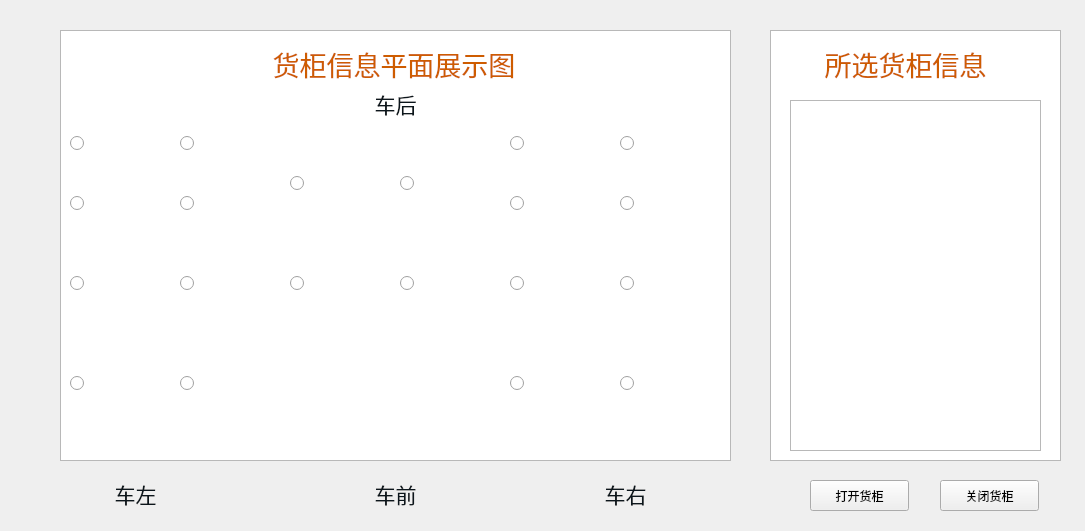
<?xml version="1.0" encoding="UTF-8"?>
<ui version="4.0">
 <class>BoxInfoWidget</class>
 <widget class="QWidget" name="BoxInfoWidget">
  <property name="geometry">
   <rect>
    <x>0</x>
    <y>0</y>
    <width>1085</width>
    <height>531</height>
   </rect>
  </property>
  <property name="windowTitle">
   <string>Form</string>
  </property>
  <widget class="QTextBrowser" name="textBrowser">
   <property name="geometry">
    <rect>
     <x>790</x>
     <y>100</y>
     <width>251</width>
     <height>351</height>
    </rect>
   </property>
  </widget>
  <widget class="QPushButton" name="pushButton_openBox">
   <property name="geometry">
    <rect>
     <x>810</x>
     <y>480</y>
     <width>99</width>
     <height>31</height>
    </rect>
   </property>
   <property name="text">
    <string>打开货柜</string>
   </property>
  </widget>
  <widget class="QPushButton" name="pushButton_closeBox">
   <property name="geometry">
    <rect>
     <x>940</x>
     <y>480</y>
     <width>99</width>
     <height>31</height>
    </rect>
   </property>
   <property name="text">
    <string>关闭货柜</string>
   </property>
  </widget>
  <widget class="QLabel" name="label_13">
   <property name="geometry">
    <rect>
     <x>250</x>
     <y>40</y>
     <width>288</width>
     <height>49</height>
    </rect>
   </property>
   <property name="text">
    <string>&lt;!DOCTYPE HTML PUBLIC &quot;-//W3C//DTD HTML 4.0//EN&quot; &quot;http://www.w3.org/TR/REC-html40/strict.dtd&quot;&gt;
&lt;html&gt;&lt;head&gt;&lt;meta name=&quot;qrichtext&quot; content=&quot;1&quot; /&gt;&lt;style type=&quot;text/css&quot;&gt;
p, li { white-space: pre-wrap; }
&lt;/style&gt;&lt;/head&gt;&lt;body style=&quot; font-family:'Ubuntu'; font-size:11pt; font-weight:400; font-style:normal;&quot;&gt;
&lt;p align=&quot;center&quot; style=&quot; margin-top:12px; margin-bottom:12px; margin-left:0px; margin-right:0px; -qt-block-indent:0; text-indent:0px;&quot;&gt;&lt;span style=&quot; font-size:20pt; color:#ce5c00;&quot;&gt;货柜信息平面展示图&lt;/span&gt;&lt;/p&gt;&lt;/body&gt;&lt;/html&gt;</string>
   </property>
  </widget>
  <widget class="QLabel" name="label_14">
   <property name="geometry">
    <rect>
     <x>810</x>
     <y>40</y>
     <width>191</width>
     <height>49</height>
    </rect>
   </property>
   <property name="text">
    <string>&lt;!DOCTYPE HTML PUBLIC &quot;-//W3C//DTD HTML 4.0//EN&quot; &quot;http://www.w3.org/TR/REC-html40/strict.dtd&quot;&gt;
&lt;html&gt;&lt;head&gt;&lt;meta name=&quot;qrichtext&quot; content=&quot;1&quot; /&gt;&lt;style type=&quot;text/css&quot;&gt;
p, li { white-space: pre-wrap; }
&lt;/style&gt;&lt;/head&gt;&lt;body style=&quot; font-family:'Ubuntu'; font-size:11pt; font-weight:400; font-style:normal;&quot;&gt;
&lt;p align=&quot;center&quot; style=&quot; margin-top:12px; margin-bottom:12px; margin-left:0px; margin-right:0px; -qt-block-indent:0; text-indent:0px;&quot;&gt;&lt;span style=&quot; font-size:20pt; color:#ce5c00;&quot;&gt;所选货柜信息&lt;/span&gt;&lt;/p&gt;&lt;/body&gt;&lt;/html&gt;</string>
   </property>
  </widget>
  <widget class="QLabel" name="label_15">
   <property name="geometry">
    <rect>
     <x>570</x>
     <y>470</y>
     <width>111</width>
     <height>49</height>
    </rect>
   </property>
   <property name="text">
    <string>&lt;!DOCTYPE HTML PUBLIC &quot;-//W3C//DTD HTML 4.0//EN&quot; &quot;http://www.w3.org/TR/REC-html40/strict.dtd&quot;&gt;
&lt;html&gt;&lt;head&gt;&lt;meta name=&quot;qrichtext&quot; content=&quot;1&quot; /&gt;&lt;style type=&quot;text/css&quot;&gt;
p, li { white-space: pre-wrap; }
&lt;/style&gt;&lt;/head&gt;&lt;body style=&quot; font-family:'Ubuntu'; font-size:11pt; font-weight:400; font-style:normal;&quot;&gt;
&lt;p align=&quot;center&quot; style=&quot; margin-top:12px; margin-bottom:12px; margin-left:0px; margin-right:0px; -qt-block-indent:0; text-indent:0px;&quot;&gt;&lt;span style=&quot; font-size:16pt; color:#0c161c;&quot;&gt;车右&lt;/span&gt;&lt;/p&gt;&lt;/body&gt;&lt;/html&gt;</string>
   </property>
  </widget>
  <widget class="QLabel" name="label_16">
   <property name="geometry">
    <rect>
     <x>340</x>
     <y>470</y>
     <width>111</width>
     <height>49</height>
    </rect>
   </property>
   <property name="text">
    <string>&lt;!DOCTYPE HTML PUBLIC &quot;-//W3C//DTD HTML 4.0//EN&quot; &quot;http://www.w3.org/TR/REC-html40/strict.dtd&quot;&gt;
&lt;html&gt;&lt;head&gt;&lt;meta name=&quot;qrichtext&quot; content=&quot;1&quot; /&gt;&lt;style type=&quot;text/css&quot;&gt;
p, li { white-space: pre-wrap; }
&lt;/style&gt;&lt;/head&gt;&lt;body style=&quot; font-family:'Ubuntu'; font-size:11pt; font-weight:400; font-style:normal;&quot;&gt;
&lt;p align=&quot;center&quot; style=&quot; margin-top:12px; margin-bottom:12px; margin-left:0px; margin-right:0px; -qt-block-indent:0; text-indent:0px;&quot;&gt;&lt;span style=&quot; font-size:16pt; color:#0c161c;&quot;&gt;车前&lt;/span&gt;&lt;/p&gt;&lt;/body&gt;&lt;/html&gt;</string>
   </property>
  </widget>
  <widget class="QLabel" name="label_17">
   <property name="geometry">
    <rect>
     <x>80</x>
     <y>470</y>
     <width>111</width>
     <height>49</height>
    </rect>
   </property>
   <property name="text">
    <string>&lt;!DOCTYPE HTML PUBLIC &quot;-//W3C//DTD HTML 4.0//EN&quot; &quot;http://www.w3.org/TR/REC-html40/strict.dtd&quot;&gt;
&lt;html&gt;&lt;head&gt;&lt;meta name=&quot;qrichtext&quot; content=&quot;1&quot; /&gt;&lt;style type=&quot;text/css&quot;&gt;
p, li { white-space: pre-wrap; }
&lt;/style&gt;&lt;/head&gt;&lt;body style=&quot; font-family:'Ubuntu'; font-size:11pt; font-weight:400; font-style:normal;&quot;&gt;
&lt;p align=&quot;center&quot; style=&quot; margin-top:12px; margin-bottom:12px; margin-left:0px; margin-right:0px; -qt-block-indent:0; text-indent:0px;&quot;&gt;&lt;span style=&quot; font-size:16pt; color:#0c161c;&quot;&gt;车左&lt;/span&gt;&lt;/p&gt;&lt;/body&gt;&lt;/html&gt;</string>
   </property>
  </widget>
  <widget class="QLabel" name="label_18">
   <property name="geometry">
    <rect>
     <x>340</x>
     <y>80</y>
     <width>111</width>
     <height>49</height>
    </rect>
   </property>
   <property name="text">
    <string>&lt;!DOCTYPE HTML PUBLIC &quot;-//W3C//DTD HTML 4.0//EN&quot; &quot;http://www.w3.org/TR/REC-html40/strict.dtd&quot;&gt;
&lt;html&gt;&lt;head&gt;&lt;meta name=&quot;qrichtext&quot; content=&quot;1&quot; /&gt;&lt;style type=&quot;text/css&quot;&gt;
p, li { white-space: pre-wrap; }
&lt;/style&gt;&lt;/head&gt;&lt;body style=&quot; font-family:'Ubuntu'; font-size:11pt; font-weight:400; font-style:normal;&quot;&gt;
&lt;p align=&quot;center&quot; style=&quot; margin-top:12px; margin-bottom:12px; margin-left:0px; margin-right:0px; -qt-block-indent:0; text-indent:0px;&quot;&gt;&lt;span style=&quot; font-size:16pt; color:#0c161c;&quot;&gt;车后&lt;/span&gt;&lt;/p&gt;&lt;/body&gt;&lt;/html&gt;</string>
   </property>
  </widget>
  <widget class="QGraphicsView" name="graphicsView">
   <property name="geometry">
    <rect>
     <x>60</x>
     <y>30</y>
     <width>671</width>
     <height>431</height>
    </rect>
   </property>
  </widget>
  <widget class="QRadioButton" name="radioButton_17">
   <property name="geometry">
    <rect>
     <x>620</x>
     <y>120</y>
     <width>96</width>
     <height>47</height>
    </rect>
   </property>
   <property name="styleSheet">
    <string notr="true">QRadioButton：
QRadioButton::indicator 
{
    width: 13px;
    height: 13px;
}
QRadioButton::indicator::unchecked 
{  
    image: url(:/images/B2_6.png);
}
  
QRadioButton::indicator:unchecked:hover 
{   
    image: url(:/images/B2_5.png);
}
  
QRadioButton::indicator:unchecked:pressed 
{  
    image: url(:/images/B2_4.png);
}
  
QRadioButton::indicator::checked 
{   
    image: url(:/images/B2_4.png);
}
QRadioButton::indicator:checked:hover 
{  
    image: url(:/images/B2_4.png);
}
  
QRadioButton::indicator:checked:pressed 
{ 
    image: url(:/images/B2_6.png);
}
QRadioButton:pressed
{ padding-left:2px;
  padding-top:2px;}</string>
   </property>
   <property name="text">
    <string/>
   </property>
  </widget>
  <widget class="QRadioButton" name="radioButton_10">
   <property name="geometry">
    <rect>
     <x>290</x>
     <y>240</y>
     <width>97</width>
     <height>86</height>
    </rect>
   </property>
   <property name="styleSheet">
    <string notr="true">QRadioButton：
QRadioButton::indicator 
{
    width: 13px;
    height: 13px;
}
QRadioButton::indicator::unchecked 
{  
    image: url(:/images/C3_3.png);
}
  
QRadioButton::indicator:unchecked:hover 
{   
    image: url(:/images/C3_2.png);
}
  
QRadioButton::indicator:unchecked:pressed 
{  
    image: url(:/images/C3_1.png);
}
  
QRadioButton::indicator::checked 
{   
    image: url(:/images/C3_1.png);
}
QRadioButton::indicator:checked:hover 
{  
    image: url(:/images/C3_1.png);
}
  
QRadioButton::indicator:checked:pressed 
{ 
    image: url(:/images/C3_3.png);
}
QRadioButton:pressed
{ padding-left:2px;
  padding-top:2px;}</string>
   </property>
   <property name="text">
    <string/>
   </property>
  </widget>
  <widget class="QRadioButton" name="radioButton_16">
   <property name="geometry">
    <rect>
     <x>510</x>
     <y>340</y>
     <width>97</width>
     <height>87</height>
    </rect>
   </property>
   <property name="styleSheet">
    <string notr="true">QRadioButton：
QRadioButton::indicator 
{
    width: 13px;
    height: 13px;
}
QRadioButton::indicator::unchecked 
{  
    image: url(:/images/B7_3.png);
}
  
QRadioButton::indicator:unchecked:hover 
{   
    image: url(:/images/B7_2.png);
}
  
QRadioButton::indicator:unchecked:pressed 
{  
    image: url(:/images/B7_1.png);
}
  
QRadioButton::indicator::checked 
{   
    image: url(:/images/B7_1.png);
}
QRadioButton::indicator:checked:hover 
{  
    image: url(:/images/B7_1.png);
}
  
QRadioButton::indicator:checked:pressed 
{ 
    image: url(:/images/B7_3.png);
}
QRadioButton:pressed
{ padding-left:2px;
  padding-top:2px;}</string>
   </property>
   <property name="text">
    <string/>
   </property>
  </widget>
  <widget class="QRadioButton" name="radioButton_15">
   <property name="geometry">
    <rect>
     <x>510</x>
     <y>240</y>
     <width>97</width>
     <height>87</height>
    </rect>
   </property>
   <property name="styleSheet">
    <string notr="true">QRadioButton：
QRadioButton::indicator 
{
    width: 13px;
    height: 13px;
}
QRadioButton::indicator::unchecked 
{  
    image: url(:/images/B5_3.png);
}
  
QRadioButton::indicator:unchecked:hover 
{   
    image: url(:/images/B5_2.png);
}
  
QRadioButton::indicator:unchecked:pressed 
{  
    image: url(:/images/B5_1.png);
}
  
QRadioButton::indicator::checked 
{   
    image: url(:/images/B5_1.png);
}
QRadioButton::indicator:checked:hover 
{  
    image: url(:/images/B5_1.png);
}
  
QRadioButton::indicator:checked:pressed 
{ 
    image: url(:/images/B5_3.png);
}
QRadioButton:pressed
{ padding-left:2px;
  padding-top:2px;}</string>
   </property>
   <property name="text">
    <string/>
   </property>
  </widget>
  <widget class="QRadioButton" name="radioButton_14">
   <property name="geometry">
    <rect>
     <x>510</x>
     <y>180</y>
     <width>97</width>
     <height>47</height>
    </rect>
   </property>
   <property name="styleSheet">
    <string notr="true">QRadioButton：
QRadioButton::indicator 
{
    width: 13px;
    height: 13px;
}
QRadioButton::indicator::unchecked 
{  
    image: url(:/images/B3_6.png);
}
  
QRadioButton::indicator:unchecked:hover 
{   
    image: url(:/images/B3_5.png);
}
  
QRadioButton::indicator:unchecked:pressed 
{  
    image: url(:/images/B3_4.png);
}
  
QRadioButton::indicator::checked 
{   
    image: url(:/images/B3_4.png);
}
QRadioButton::indicator:checked:hover 
{  
    image: url(:/images/B3_4.png);
}
  
QRadioButton::indicator:checked:pressed 
{ 
    image: url(:/images/B3_6.png);
}
QRadioButton:pressed
{ padding-left:2px;
  padding-top:2px;}</string>
   </property>
   <property name="text">
    <string/>
   </property>
  </widget>
  <widget class="QRadioButton" name="radioButton_13">
   <property name="geometry">
    <rect>
     <x>510</x>
     <y>120</y>
     <width>97</width>
     <height>47</height>
    </rect>
   </property>
   <property name="styleSheet">
    <string notr="true">QRadioButton：
QRadioButton::indicator 
{
    width: 13px;
    height: 13px;
}
QRadioButton::indicator::unchecked 
{  
    image: url(:/images/B1_6.png);
}
  
QRadioButton::indicator:unchecked:hover 
{   
    image: url(:/images/B1_5.png);
}
  
QRadioButton::indicator:unchecked:pressed 
{  
    image: url(:/images/B1_4.png);
}
  
QRadioButton::indicator::checked 
{   
    image: url(:/images/B1_4.png);
}
QRadioButton::indicator:checked:hover 
{  
    image: url(:/images/B1_4.png);
}
  
QRadioButton::indicator:checked:pressed 
{ 
    image: url(:/images/B1_6.png);
}
QRadioButton:pressed
{ padding-left:2px;
  padding-top:2px;}</string>
   </property>
   <property name="text">
    <string/>
   </property>
  </widget>
  <widget class="QRadioButton" name="radioButton_4">
   <property name="geometry">
    <rect>
     <x>70</x>
     <y>340</y>
     <width>97</width>
     <height>87</height>
    </rect>
   </property>
   <property name="styleSheet">
    <string notr="true">QRadioButton：
QRadioButton::indicator 
{
    width: 13px;
    height: 13px;
}
QRadioButton::indicator::unchecked 
{  
    image: url(:/images/A7_3.png);
}
  
QRadioButton::indicator:unchecked:hover 
{   
    image: url(:/images/A7_2.png);
}
  
QRadioButton::indicator:unchecked:pressed 
{  
    image: url(:/images/A7_1.png);
}
  
QRadioButton::indicator::checked 
{   
    image: url(:/images/A7_1.png);
}
QRadioButton::indicator:checked:hover 
{  
    image: url(:/images/A7_1.png);
}
  
QRadioButton::indicator:checked:pressed 
{ 
    image: url(:/images/A7_3.png);
}
QRadioButton:pressed
{ padding-left:2px;
  padding-top:2px;}</string>
   </property>
   <property name="text">
    <string/>
   </property>
  </widget>
  <widget class="QRadioButton" name="radioButton_8">
   <property name="geometry">
    <rect>
     <x>180</x>
     <y>340</y>
     <width>96</width>
     <height>87</height>
    </rect>
   </property>
   <property name="styleSheet">
    <string notr="true">QRadioButton：
QRadioButton::indicator 
{
    width: 13px;
    height: 13px;
}
QRadioButton::indicator::unchecked 
{  
    image: url(:/images/A8_3.png);
}
  
QRadioButton::indicator:unchecked:hover 
{   
    image: url(:/images/A8_2.png);
}
  
QRadioButton::indicator:unchecked:pressed 
{  
    image: url(:/images/A8_1.png);
}
  
QRadioButton::indicator::checked 
{   
    image: url(:/images/A8_1.png);
}
QRadioButton::indicator:checked:hover 
{  
    image: url(:/images/A8_1.png);
}
  
QRadioButton::indicator:checked:pressed 
{ 
    image: url(:/images/A8_3.png);
}
QRadioButton:pressed
{ padding-left:2px;
  padding-top:2px;}</string>
   </property>
   <property name="text">
    <string/>
   </property>
  </widget>
  <widget class="QRadioButton" name="radioButton_7">
   <property name="geometry">
    <rect>
     <x>180</x>
     <y>240</y>
     <width>96</width>
     <height>87</height>
    </rect>
   </property>
   <property name="styleSheet">
    <string notr="true">QRadioButton：
QRadioButton::indicator 
{
    width: 13px;
    height: 13px;
}
QRadioButton::indicator::unchecked 
{  
    image: url(:/images/A6_3.png);
}
  
QRadioButton::indicator:unchecked:hover 
{   
    image: url(:/images/A6_2.png);
}
  
QRadioButton::indicator:unchecked:pressed 
{  
    image: url(:/images/A6_1.png);
}
  
QRadioButton::indicator::checked 
{   
    image: url(:/images/A6_1.png);
}
QRadioButton::indicator:checked:hover 
{  
    image: url(:/images/A6_1.png);
}
  
QRadioButton::indicator:checked:pressed 
{ 
    image: url(:/images/A6_3.png);
}
QRadioButton:pressed
{ padding-left:2px;
  padding-top:2px;}</string>
   </property>
   <property name="text">
    <string/>
   </property>
  </widget>
  <widget class="QRadioButton" name="radioButton_6">
   <property name="geometry">
    <rect>
     <x>180</x>
     <y>180</y>
     <width>96</width>
     <height>47</height>
    </rect>
   </property>
   <property name="styleSheet">
    <string notr="true">QRadioButton：
QRadioButton::indicator 
{
    width: 13px;
    height: 13px;
}
QRadioButton::indicator::unchecked 
{  
    image: url(:/images/A4_6.png);
}
  
QRadioButton::indicator:unchecked:hover 
{   
    image: url(:/images/A4_5.png);
}
  
QRadioButton::indicator:unchecked:pressed 
{  
    image: url(:/images/A4_4.png);
}
  
QRadioButton::indicator::checked 
{   
    image: url(:/images/A4_4.png);
}
QRadioButton::indicator:checked:hover 
{  
    image: url(:/images/A4_4.png);
}
  
QRadioButton::indicator:checked:pressed 
{ 
    image: url(:/images/A4_6.png);
}
QRadioButton:pressed
{ padding-left:2px;
  padding-top:2px;}</string>
   </property>
   <property name="text">
    <string/>
   </property>
  </widget>
  <widget class="QRadioButton" name="radioButton_20">
   <property name="geometry">
    <rect>
     <x>620</x>
     <y>340</y>
     <width>96</width>
     <height>87</height>
    </rect>
   </property>
   <property name="styleSheet">
    <string notr="true">QRadioButton：
QRadioButton::indicator 
{
    width: 13px;
    height: 13px;
}
QRadioButton::indicator::unchecked 
{  
    image: url(:/images/B8_3.png);
}
  
QRadioButton::indicator:unchecked:hover 
{   
    image: url(:/images/B8_2.png);
}
  
QRadioButton::indicator:unchecked:pressed 
{  
    image: url(:/images/B8_1.png);
}
  
QRadioButton::indicator::checked 
{   
    image: url(:/images/B8_1.png);
}
QRadioButton::indicator:checked:hover 
{  
    image: url(:/images/B8_1.png);
}
  
QRadioButton::indicator:checked:pressed 
{ 
    image: url(:/images/B8_3.png);
}
QRadioButton:pressed
{ padding-left:2px;
  padding-top:2px;}</string>
   </property>
   <property name="text">
    <string/>
   </property>
  </widget>
  <widget class="QRadioButton" name="radioButton_5">
   <property name="geometry">
    <rect>
     <x>180</x>
     <y>120</y>
     <width>96</width>
     <height>47</height>
    </rect>
   </property>
   <property name="styleSheet">
    <string notr="true">QRadioButton：
QRadioButton::indicator 
{
    width: 13px;
    height: 13px;
}
QRadioButton::indicator::unchecked 
{  
    image: url(:/images/A2_6.png);
}
  
QRadioButton::indicator:unchecked:hover 
{   
    image: url(:/images/A2_5.png);
}
  
QRadioButton::indicator:unchecked:pressed 
{  
    image: url(:/images/A2_4.png);
}
  
QRadioButton::indicator::checked 
{   
    image: url(:/images/A2_4.png);
}
QRadioButton::indicator:checked:hover 
{  
    image: url(:/images/A2_4.png);
}
  
QRadioButton::indicator:checked:pressed 
{ 
    image: url(:/images/A2_6.png);
}
QRadioButton:pressed
{ padding-left:1px;
  padding-top:1px;}</string>
   </property>
   <property name="text">
    <string/>
   </property>
  </widget>
  <widget class="QRadioButton" name="radioButton_2">
   <property name="geometry">
    <rect>
     <x>70</x>
     <y>180</y>
     <width>97</width>
     <height>47</height>
    </rect>
   </property>
   <property name="styleSheet">
    <string notr="true">QRadioButton：
QRadioButton::indicator 
{
    width: 13px;
    height: 13px;
}
QRadioButton::indicator::unchecked 
{  
    image: url(:/images/A3_6.png);
}
  
QRadioButton::indicator:unchecked:hover 
{   
    image: url(:/images/A3_5.png);
}
  
QRadioButton::indicator:unchecked:pressed 
{  
    image: url(:/images/A3_4.png);
}
  
QRadioButton::indicator::checked 
{   
    image: url(:/images/A3_4.png);
}
QRadioButton::indicator:checked:hover 
{  
    image: url(:/images/A3_4.png);
}
  
QRadioButton::indicator:checked:pressed 
{ 
    image: url(:/images/A3_6.png);
}
QRadioButton:pressed
{ padding-left:2px;
  padding-top:2px;}</string>
   </property>
   <property name="text">
    <string/>
   </property>
  </widget>
  <widget class="QRadioButton" name="radioButton_3">
   <property name="geometry">
    <rect>
     <x>70</x>
     <y>240</y>
     <width>97</width>
     <height>87</height>
    </rect>
   </property>
   <property name="styleSheet">
    <string notr="true">QRadioButton：
QRadioButton::indicator 
{
    width: 13px;
    height: 13px;
}
QRadioButton::indicator::unchecked 
{  
    image: url(:/images/A5_3.png);
}
  
QRadioButton::indicator:unchecked:hover 
{   
    image: url(:/images/A5_2.png);
}
  
QRadioButton::indicator:unchecked:pressed 
{  
    image: url(:/images/A5_1.png);
}
  
QRadioButton::indicator::checked 
{   
    image: url(:/images/A5_1.png);
}
QRadioButton::indicator:checked:hover 
{  
    image: url(:/images/A5_1.png);
}
  
QRadioButton::indicator:checked:pressed 
{ 
    image: url(:/images/A5_3.png);
}
QRadioButton:pressed
{ padding-left:2px;
  padding-top:2px;}</string>
   </property>
   <property name="text">
    <string/>
   </property>
  </widget>
  <widget class="QRadioButton" name="radioButton_19">
   <property name="geometry">
    <rect>
     <x>620</x>
     <y>240</y>
     <width>96</width>
     <height>87</height>
    </rect>
   </property>
   <property name="styleSheet">
    <string notr="true">QRadioButton：
QRadioButton::indicator 
{
    width: 13px;
    height: 13px;
}
QRadioButton::indicator::unchecked 
{  
    image: url(:/images/B6_3.png);
}
  
QRadioButton::indicator:unchecked:hover 
{   
    image: url(:/images/B6_2.png);
}
  
QRadioButton::indicator:unchecked:pressed 
{  
    image: url(:/images/B6_1.png);
}
  
QRadioButton::indicator::checked 
{   
    image: url(:/images/B6_1.png);
}
QRadioButton::indicator:checked:hover 
{  
    image: url(:/images/B6_1.png);
}
  
QRadioButton::indicator:checked:pressed 
{ 
    image: url(:/images/B6_3.png);
}
QRadioButton:pressed
{ padding-left:2px;
  padding-top:2px;}</string>
   </property>
   <property name="text">
    <string/>
   </property>
  </widget>
  <widget class="QRadioButton" name="radioButton_18">
   <property name="geometry">
    <rect>
     <x>620</x>
     <y>180</y>
     <width>96</width>
     <height>47</height>
    </rect>
   </property>
   <property name="styleSheet">
    <string notr="true">QRadioButton：
QRadioButton::indicator 
{
    width: 13px;
    height: 13px;
}
QRadioButton::indicator::unchecked 
{  
    image: url(:/images/B4_6.png);
}
  
QRadioButton::indicator:unchecked:hover 
{   
    image: url(:/images/B4_5.png);
}
  
QRadioButton::indicator:unchecked:pressed 
{  
    image: url(:/images/B4_4.png);
}
  
QRadioButton::indicator::checked 
{   
    image: url(:/images/B4_4.png);
}
QRadioButton::indicator:checked:hover 
{  
    image: url(:/images/B4_4.png);
}
  
QRadioButton::indicator:checked:pressed 
{ 
    image: url(:/images/B4_6.png);
}
QRadioButton:pressed
{ padding-left:2px;
  padding-top:2px;}</string>
   </property>
   <property name="text">
    <string/>
   </property>
  </widget>
  <widget class="QRadioButton" name="radioButton_9">
   <property name="geometry">
    <rect>
     <x>290</x>
     <y>140</y>
     <width>97</width>
     <height>87</height>
    </rect>
   </property>
   <property name="styleSheet">
    <string notr="true">QRadioButton：
QRadioButton::indicator 
{
    width: 13px;
    height: 13px;
}
QRadioButton::indicator::unchecked 
{  
    image: url(:/images/C1_3.png);
}
  
QRadioButton::indicator:unchecked:hover 
{   
    image: url(:/images/C1_2.png);
}
  
QRadioButton::indicator:unchecked:pressed 
{  
    image: url(:/images/C1_1.png);
}
  
QRadioButton::indicator::checked 
{   
    image: url(:/images/C1_1.png);
}
QRadioButton::indicator:checked:hover 
{  
    image: url(:/images/C1_1.png);
}
  
QRadioButton::indicator:checked:pressed 
{ 
    image: url(:/images/C1_3.png);
}
QRadioButton:pressed
{ padding-left:2px;
  padding-top:2px;}</string>
   </property>
   <property name="text">
    <string/>
   </property>
  </widget>
  <widget class="QRadioButton" name="radioButton_12">
   <property name="geometry">
    <rect>
     <x>400</x>
     <y>240</y>
     <width>96</width>
     <height>87</height>
    </rect>
   </property>
   <property name="styleSheet">
    <string notr="true">QRadioButton：
QRadioButton::indicator 
{
    width: 13px;
    height: 13px;
}
QRadioButton::indicator::unchecked 
{  
    image: url(:/images/C4_3.png);
}
  
QRadioButton::indicator:unchecked:hover 
{   
    image: url(:/images/C4_2.png);
}
  
QRadioButton::indicator:unchecked:pressed 
{  
    image: url(:/images/C4_1.png);
}
  
QRadioButton::indicator::checked 
{   
    image: url(:/images/C4_1.png);
}
QRadioButton::indicator:checked:hover 
{  
    image: url(:/images/C4_1.png);
}
  
QRadioButton::indicator:checked:pressed 
{ 
    image: url(:/images/C4_3.png);
}
QRadioButton:pressed
{ padding-left:2px;
  padding-top:2px;}</string>
   </property>
   <property name="text">
    <string/>
   </property>
  </widget>
  <widget class="QRadioButton" name="radioButton_11">
   <property name="geometry">
    <rect>
     <x>400</x>
     <y>140</y>
     <width>96</width>
     <height>86</height>
    </rect>
   </property>
   <property name="styleSheet">
    <string notr="true">QRadioButton：
QRadioButton::indicator 
{
    width: 13px;
    height: 13px;
}
QRadioButton::indicator::unchecked 
{  
    image: url(:/images/C2_3.png);
}
  
QRadioButton::indicator:unchecked:hover 
{   
    image: url(:/images/C2_2.png);
}
  
QRadioButton::indicator:unchecked:pressed 
{  
    image: url(:/images/C2_1.png);
}
  
QRadioButton::indicator::checked 
{   
    image: url(:/images/C2_1.png);
}
QRadioButton::indicator:checked:hover 
{  
    image: url(:/images/C2_1.png);
}
  
QRadioButton::indicator:checked:pressed 
{ 
    image: url(:/images/C2_3.png);
}
QRadioButton:pressed
{ padding-left:2px;
  padding-top:2px;}</string>
   </property>
   <property name="text">
    <string/>
   </property>
  </widget>
  <widget class="QRadioButton" name="radioButton_1">
   <property name="geometry">
    <rect>
     <x>70</x>
     <y>120</y>
     <width>97</width>
     <height>47</height>
    </rect>
   </property>
   <property name="styleSheet">
    <string notr="true">QRadioButton：
QRadioButton::indicator 
{
    width: 13px;
    height: 13px;
}
QRadioButton::indicator::unchecked 
{  
    image: url(:/images/A1_6.png);
}
  
QRadioButton::indicator:unchecked:hover 
{   
    image: url(:/images/A1_5.png);
}
  
QRadioButton::indicator:unchecked:pressed 
{  
    image: url(:/images/A1_4.png);
}
  
QRadioButton::indicator::checked 
{   
    image: url(:/images/A1_4.png);
}
QRadioButton::indicator:checked:hover 
{  
    image: url(:/images/A1_4.png);
}
  
QRadioButton::indicator:checked:pressed 
{ 
    image: url(:/images/A1_6.png);
}
QRadioButton:pressed
{ padding-left:2px;
  padding-top:2px;}</string>
   </property>
   <property name="text">
    <string/>
   </property>
  </widget>
  <widget class="QGraphicsView" name="graphicsView_2">
   <property name="geometry">
    <rect>
     <x>770</x>
     <y>30</y>
     <width>291</width>
     <height>431</height>
    </rect>
   </property>
  </widget>
  <zorder>graphicsView_2</zorder>
  <zorder>graphicsView</zorder>
  <zorder>textBrowser</zorder>
  <zorder>pushButton_openBox</zorder>
  <zorder>pushButton_closeBox</zorder>
  <zorder>label_13</zorder>
  <zorder>label_14</zorder>
  <zorder>label_15</zorder>
  <zorder>label_16</zorder>
  <zorder>label_17</zorder>
  <zorder>label_18</zorder>
  <zorder>radioButton_17</zorder>
  <zorder>radioButton_10</zorder>
  <zorder>radioButton_16</zorder>
  <zorder>radioButton_15</zorder>
  <zorder>radioButton_14</zorder>
  <zorder>radioButton_13</zorder>
  <zorder>radioButton_4</zorder>
  <zorder>radioButton_8</zorder>
  <zorder>radioButton_7</zorder>
  <zorder>radioButton_6</zorder>
  <zorder>radioButton_20</zorder>
  <zorder>radioButton_5</zorder>
  <zorder>radioButton_2</zorder>
  <zorder>radioButton_3</zorder>
  <zorder>radioButton_19</zorder>
  <zorder>radioButton_18</zorder>
  <zorder>radioButton_9</zorder>
  <zorder>radioButton_12</zorder>
  <zorder>radioButton_11</zorder>
  <zorder>radioButton_1</zorder>
 </widget>
 <resources/>
 <connections/>
</ui>
